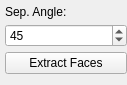
                            <widget class="QWidget" name="page_7">
                             <property name="geometry">
                              <rect>
                               <x>0</x>
                               <y>0</y>
                               <width>127</width>
                               <height>85</height>
                              </rect>
                             </property>
                             <property name="toolTip">
                              <string/>
                             </property>
                             <attribute name="label">
                              <string>Extract</string>
                             </attribute>
                             <layout class="QVBoxLayout" name="verticalLayout_16">
                              <property name="spacing">
                               <number>5</number>
                              </property>
                              <property name="leftMargin">
                               <number>5</number>
                              </property>
                              <property name="topMargin">
                               <number>5</number>
                              </property>
                              <property name="rightMargin">
                               <number>0</number>
                              </property>
                              <property name="bottomMargin">
                               <number>5</number>
                              </property>
                              <item>
                               <widget class="QLabel" name="label_14">
                                <property name="sizePolicy">
                                 <sizepolicy hsizetype="Preferred" vsizetype="Fixed">
                                  <horstretch>0</horstretch>
                                  <verstretch>0</verstretch>
                                 </sizepolicy>
                                </property>
                                <property name="text">
                                 <string>Sep. Angle:</string>
                                </property>
                               </widget>
                              </item>
                              <item>
                               <widget class="QSpinBox" name="sbSeparationAngle">
                                <property name="sizePolicy">
                                 <sizepolicy hsizetype="Preferred" vsizetype="Fixed">
                                  <horstretch>0</horstretch>
                                  <verstretch>0</verstretch>
                                 </sizepolicy>
                                </property>
                                <property name="minimumSize">
                                 <size>
                                  <width>0</width>
                                  <height>0</height>
                                 </size>
                                </property>
                                <property name="maximumSize">
                                 <size>
                                  <width>16777215</width>
                                  <height>16777215</height>
                                 </size>
                                </property>
                                <property name="minimum">
                                 <number>1</number>
                                </property>
                                <property name="maximum">
                                 <number>90</number>
                                </property>
                                <property name="singleStep">
                                 <number>10</number>
                                </property>
                                <property name="value">
                                 <number>45</number>
                                </property>
                               </widget>
                              </item>
                              <item>
                               <widget class="QPushButton" name="btnExtractFaces">
                                <property name="toolTip">
                                 <string>Extract boundary faces using the specified separation angle.</string>
                                </property>
                                <property name="text">
                                 <string>Extract Faces</string>
                                </property>
                               </widget>
                              </item>
                              <item>
                               <spacer name="verticalSpacer_5">
                                <property name="orientation">
                                 <enum>Qt::Vertical</enum>
                                </property>
                                <property name="sizeHint" stdset="0">
                                 <size>
                                  <width>20</width>
                                  <height>40</height>
                                 </size>
                                </property>
                               </spacer>
                              </item>
                             </layout>
                            </widget>
